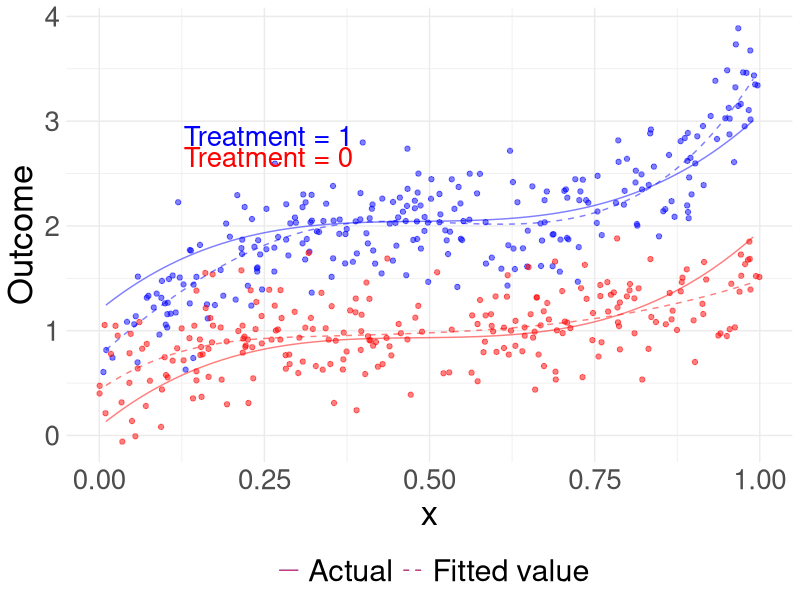

Reproduce this figure in R.
set.seed(123)
library(splines)
library(ggplot2)

# Define the number of observations
n <- 500

# Generate random values for x1 and x2 from a normal distribution
x <- runif(n)


# Generate treatment variable A
A <- rbinom(n, size = 1, prob = 0.5)

# Define the coefficients
beta0 <- 1
beta1 <- 5
beta2 <- 1
beta3 <- 5.5


# Generate random error terms
epsilon <- rnorm(n, mean = 0, sd = 0.3)

Y <- beta0 + beta1 * (x-0.5)^3 + beta2 * A + beta3 * A * (x-0.5)^3 + A*(x > 0.5)*(x - 0.5)^3 + epsilon


DATA_full <- data.frame('Y' = Y, 'x' = x, 'A' = A, 'x.t' = A *x)
DATA_reduced <- data.frame('Y' = Y, 'x' = x, 'A' = A)

bs_fit <- lm(Y ~ bs(x, df=5) + A*bs(x, df=5), data=DATA_full)
test_points <- data.frame(x=rep(seq(0.01, 0.99, length.out=500), 2), A=rep(c(0, 1), each=500))
test_points$fitted_vals <- predict(bs_fit, newdata=test_points)


tau <- mean(Y[A == 1]) - mean(Y[A == 0])
tau.range <- seq(-4*tau, 4*tau, length.out = 20)

mse <- rep(NA, length(tau.range))
for(k in 1:length(tau.range)) {
  tau.tmp <- tau.range[k]
  data.reduced <- data.frame('Y' = Y - tau.tmp*A, 'x' = x)
  lm_tmp <- lm(Y ~ bs(x), data = data.reduced)
  ghat <- lm_tmp$fitted.values + tau.tmp*A
  mse[k] <- mean((Y - ghat)^2)
}
tau.star <- tau.range[which.min(mse)]

data.reduced <- data.frame('Y' = Y - tau.star*A, 'x' = x)
lm_star <- lm(Y ~ bs(x), data = data.reduced)

test_points_reduced0 <- test_points_reduced1 <- data.frame(x=rep(seq(0.01, 0.99, length.out=500), 2))
test_points_reduced0$fitted_vals <- predict(lm_star, newdata=test_points)
test_points_reduced1$fitted_vals <- test_points_reduced0$fitted_vals + tau.star

df_trt1 <- subset(DATA_full, A==1)
df_trt0 <- subset(DATA_full, A==0)
fit_trt1 <- subset(test_points, A==1)
fit_trt0 <- subset(test_points, A==0)


ggplot() + 
  geom_point(data = df_trt1, aes(x = x, y = Y), color = "blue", alpha = 0.5) +
  geom_point(data = df_trt0, aes(x = x, y = Y), color = "red", alpha = 0.5) +
  geom_line(data = fit_trt1, aes(x = x, y = fitted_vals, linetype = "solid"), color = "blue", alpha = 0.5) +
  geom_line(data = fit_trt0, aes(x = x, y = fitted_vals, linetype = "solid"), color = "red", alpha = 0.5) +
  geom_line(data = test_points_reduced1, aes(x = x, y = fitted_vals, linetype = "dashed"), color = "blue", alpha = 0.5) +
  geom_line(data = test_points_reduced0, aes(x = x, y = fitted_vals, linetype = "dashed"), color = "red", alpha = 0.5) +
  geom_text(data = data.frame(x=0.0, Y=2.8), aes(x = x, y = Y, label = "Treatment = 1"), hjust = -0.5, vjust = 0.2, color = "blue", size = 7) +
  geom_text(data = data.frame(x=0.0, Y=2.6), aes(x = x, y = Y, label = "Treatment = 0"), hjust = -0.5, vjust = 0.2, color = "red", size = 7) +
  labs(y = "Outcome", x = "x", color = "Treatment") +
  scale_color_manual(values = c("blue", "red"), labels = c("Treatment = 1", "Trt = 0")) +
  scale_linetype_manual(name="", values = c("solid", "dashed"), labels = c("Actual", "Fitted value")) +
  theme_minimal() +
  theme(axis.text.x = element_text(size = 20), 
        axis.text.y = element_text(size = 20),
        axis.title = element_text(size = 25), 
        text = element_text(size = 20),
        legend.position = "bottom",
        legend.text = element_text(size = 22))
